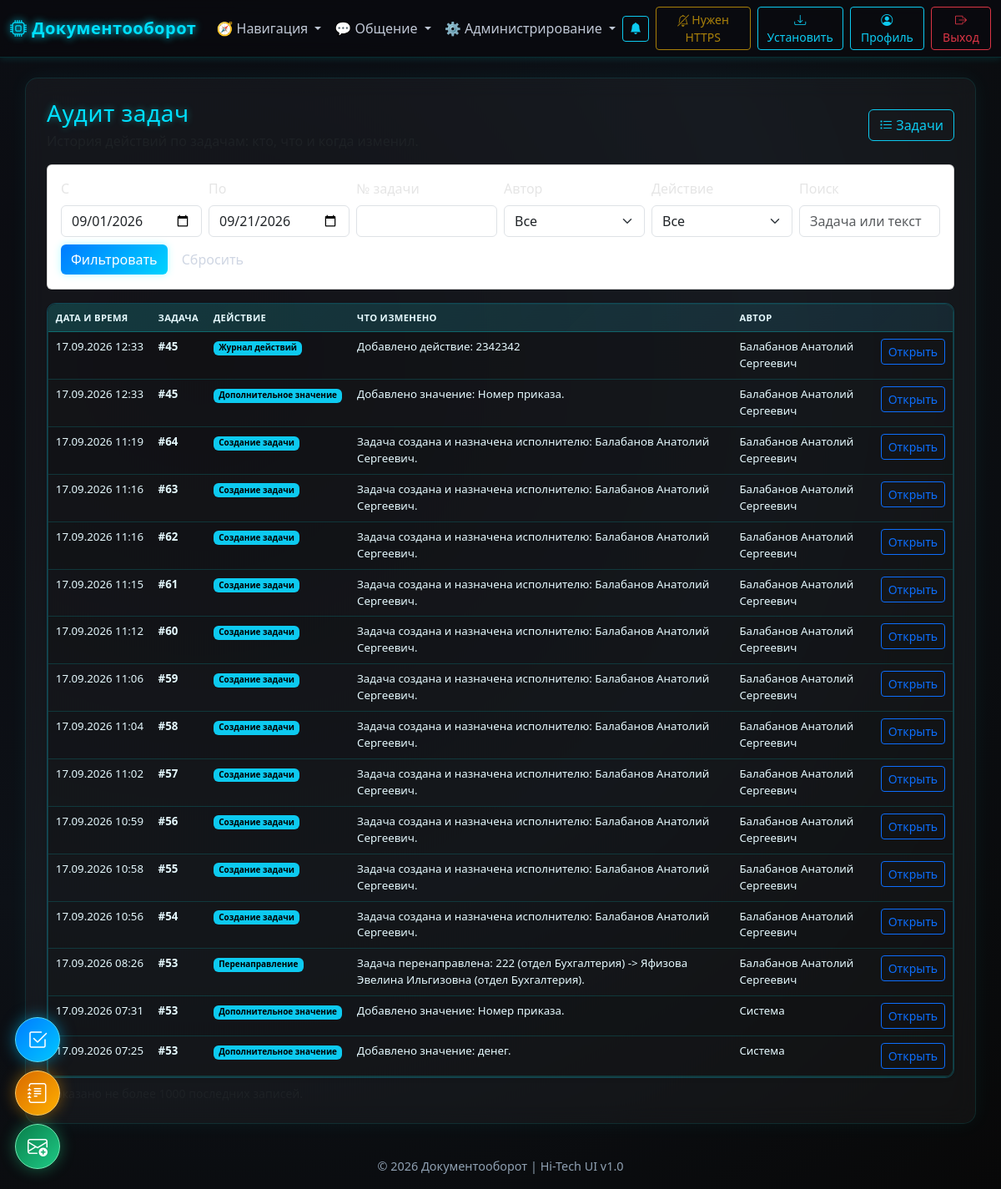
The page /activities/audit (signed in) on the database its author committed.
### models.py (models this page shows, shortened)
class ActivityHistory(db.Model):
    __tablename__ = "activity_history"
    id = db.Column(db.Integer, primary_key=True)
    activity_id = db.Column(db.Integer, db.ForeignKey("activities.id"), nullable=False, index=True)
    author_id = db.Column(db.Integer, db.ForeignKey("users.id"))
    action = db.Column(db.String(100), nullable=False)
    details = db.Column(db.Text, nullable=False)
    created_at = db.Column(db.DateTime, default=dt.datetime.utcnow, nullable=False)
    author = db.relationship("User", foreign_keys=[author_id])

class User(UserMixin, db.Model):
    __tablename__ = "users"
    id = db.Column(db.Integer, primary_key=True)
    full_name = db.Column(db.String(255), nullable=False)
    username = db.Column(db.String(120), unique=True, nullable=False)
    password_enc = db.Column(db.Text, nullable=False)
    role = db.Column(db.String(20), nullable=False, default="worker")
    department_id = db.Column(db.Integer, db.ForeignKey("departments.id"))
    is_approved = db.Column(db.Boolean, default=False, nullable=False)
    created_at = db.Column(db.DateTime, default=dt.datetime.utcnow)
    department = db.relationship("Department", backref="users")

### app.py (the view)
@app.get("/activities/audit")
@role_required("manager", "admin", "superadmin", "deputy")
def activities_audit():
    today = dt.date.today()
    default_from = today.replace(day=1)
    date_from_raw = (request.args.get("date_from") or default_from.isoformat()).strip()
    date_to_raw = (request.args.get("date_to") or today.isoformat()).strip()
    activity_id = (request.args.get("activity_id") or "").strip()
    author_id = (request.args.get("author_id") or "").strip()
    action = (request.args.get("action") or "").strip()
    search = (request.args.get("search") or "").strip()
    try:
        date_from = dt.datetime.strptime(date_from_raw, "%Y-%m-%d")
        date_to = dt.datetime.strptime(date_to_raw, "%Y-%m-%d") + dt.timedelta(days=1)
    except ValueError:
        date_from = dt.datetime.combine(default_from, dt.time.min)
        date_to = dt.datetime.combine(today + dt.timedelta(days=1), dt.time.min)
        date_from_raw, date_to_raw = default_from.isoformat(), today.isoformat()
    query = (
        ActivityHistory.query
        .join(Activity, Activity.id == ActivityHistory.activity_id)
        .outerjoin(User, User.id == ActivityHistory.author_id)
        .options(joinedload(ActivityHistory.author))
        .filter(ActivityHistory.created_at >= date_from, ActivityHistory.created_at < date_to)
    )
    if current_user.role == "manager":
        if current_user.department_id:
            query = query.filter(Activity.owner.has(User.department_id == current_user.department_id))
        else:
            query = query.filter(Activity.owner_id == current_user.id)
    if activity_id.isdigit():
        query = query.filter(ActivityHistory.activity_id == int(activity_id))
    if author_id.isdigit():
        query = query.filter(ActivityHistory.author_id == int(author_id))
    if action:
        query = query.filter(ActivityHistory.action == action)
    if search:
        query = query.filter(or_(Activity.title.ilike("%{}%".format(search)), ActivityHistory.details.ilike("%{}%".format(search))))
    rows = query.order_by(ActivityHistory.created_at.desc()).limit(1000).all()
    action_options = [row[0] for row in db.session.query(ActivityHistory.action).distinct().order_by(ActivityHistory.action).all()]
    users_query = User.query.filter_by(is_approved=True).order_by(User.full_name)
    if current_user.role == "manager" and current_user.department_id:
        users_query = users_query.filter(User.department_id == current_user.department_id)
    return render_template(
        "activities_audit.html", title="Аудит задач", rows=rows,
        date_from=date_from_raw, date_to=date_to_raw, activity_id=activity_id,
        author_id=author_id, action=action, search=search,
        action_options=action_options, users=users_query.all(),
    )

### app.py (called while the page is built, shortened)
@app.context_processor
def inject_template_helpers():
    deps = []
    try:
        deps = Department.query.order_by(Department.name).all()
    except Exception:
        deps = []
    return {
        "get_status_meta": get_activity_status_meta,
        "get_priority_meta": get_activity_priority_meta,
        "deps": deps,
    }

@login_manager.user_loader
def load_user(user_id):
    if str(user_id) == "-1":
        return SuperAdmin()
    return User.query.get(int(user_id))

def get_active_report_share(endpoint_name):
    report_key = REPORT_SHARE_ENDPOINTS.get(endpoint_name)
    token = (request.args.get("share") or "").strip()
    if not report_key or not token:
        return None

def role_required(*roles):
    def _decor(fn):
        @wraps(fn)
        def wrapper(*args, **kwargs):
            if get_active_report_share(fn.__name__):
                return fn(*args, **kwargs)
            if not current_user.is_authenticated:
                flash("Требуется вход в систему.", "warning")
                return redirect(url_for("login_page"))
            if current_user.role not in roles:
                abort(403)
            return fn(*args, **kwargs)
        return wrapper
    return _decor

@app.context_processor
def inject_now():
    from datetime import datetime
    return {'now': datetime.now}

@app.context_processor
def inject_template_helpers():
    return {
        "has_endpoint": lambda endpoint: endpoint in app.view_functions,
    }

### templates/activities_audit.html (shortened to what this page needs)
{% extends 'layout.html' %}
{% block content %}
<div class="d-flex justify-content-between align-items-center flex-wrap gap-2 mb-3">
  <div>
    <h3 class="mb-1">Аудит задач</h3>
    <div class="text-muted">История действий по задачам: кто, что и когда изменил.</div>
  </div>
  <a class="btn btn-outline-info" href="{{ url_for('activities_page') }}"><i class="bi bi-list-task"></i> Задачи</a>
</div>
<form method="get" class="card card-body mb-3">
  <div class="row g-2 align-items-end">
    <div class="col-sm-6 col-lg-2"><label class="form-label">С</label><input type="date" name="date_from" class="form-control" value="{{ date_from }}"></div>
    <div class="col-sm-6 col-lg-2"><label class="form-label">По</label><input type="date" name="date_to" class="form-control" value="{{ date_to }}"></div>
    <div class="col-sm-6 col-lg-2"><label class="form-label">№ задачи</label><input type="number" name="activity_id" class="form-control" value="{{ activity_id }}"></div>
    <div class="col-sm-6 col-lg-2"><label class="form-label">Автор</label><select name="author_id" class="form-select"><option value="">Все</option></select></div>
    <div class="col-sm-6 col-lg-2"><label class="form-label">Действие</label><select name="action" class="form-select"><option value="">Все</option></select></div>
    <div class="col-sm-6 col-lg-2"><label class="form-label">Поиск</label><input name="search" class="form-control" value="{{ search }}" placeholder="Задача или текст"></div>
    <div class="col-12"><button class="btn btn-primary">Фильтровать</button> <a class="btn btn-secondary" href="{{ url_for('activities_audit') }}">Сбросить</a></div>
  </div>
</form>
<div class="table-responsive audit-table shadow-sm">
  <table class="table table-striped align-middle mb-0">
    <thead class="table-dark"><tr><th>Дата и время</th><th>Задача</th><th>Действие</th><th>Что изменено</th><th>Автор</th><th></th></tr></thead>
    <tbody>
      {% for row in rows %}
      <tr>
        <td class="text-nowrap">{{ row.created_at.strftime('%d.%m.%Y %H:%M') }}</td>
        <td><strong>#{{ row.activity_id }}</strong></td>
        <td><span class="badge text-bg-info">{{ row.action }}</span></td>
        <td>{{ row.details }}</td>
        <td>{{ row.author.full_name if row.author else 'Система' }}</td>
        <td><a class="btn btn-sm btn-outline-primary" href="{{ url_for('activity_view', activity_id=row.activity_id) }}">Открыть</a></td>
      </tr>
      {% else %}
      <tr><td colspan="6" class="text-center text-muted py-4">За выбранный период действий нет.</td></tr>
      {% endfor %}
    </tbody>
  </table>
</div>
<div class="text-muted small mt-2">Показано не более 1000 последних записей.</div>
{% endblock %}

### templates/layout.html (style rules this page uses)
body { background: radial-gradient(circle at 20% 30%, #0a0a0f, #0d1117, #080808); color: #e5e5e5; font-family: "Segoe UI", "Roboto", sans-serif; min-height: 100vh; }
input, textarea, select, option { font-family: "Segoe UI", "Roboto", sans-serif !important; }
h3, h2, h1 { color: #00e0ff; text-shadow: 0 0 8px rgba(0, 255, 255, 0.4); letter-spacing: 0.5px; }
.btn-primary { background: linear-gradient(135deg, #007bff, #00d4ff); border: none; box-shadow: 0 0 10px rgba(0, 255, 255, 0.3); }
.btn-secondary { background: rgba(255, 255, 255, 0.1); color: #cfd6e3; border: 1px solid rgba(255, 255, 255, 0.2); }
table { color: #e5e5e5; }
thead { background: rgba(0, 255, 255, 0.08); color: #00e0ff; border-bottom: 2px solid rgba(0, 255, 255, 0.15); }
.table { color: #e6faff !important; background: rgba(255, 255, 255, 0.02) !important; border-collapse: separate !important; border-spacing: 0; border: 1px solid rgba(0, 255, 255, 0.15) !important; box-shadow: 0 0 20px rgba(0, 255, 255, 0.05); border-radius: 10px; overflow: hidden; }
.table thead { background: linear-gradient(135deg, rgba(0,255,255,0.15), rgba(0,180,255,0.08)) !important; color: #00e0ff !important; font-weight: 600; text-transform: uppercase; border-bottom: 2px solid rgba(0, 255, 255, 0.25) !important; }
.table tbody { background: rgba(0, 0, 0, 0.2) !important; }
.table td, .table th { color: #e6faff !important; background: transparent !important; }

### templates/activities_audit.html (style rules this page uses)
.audit-table { font-size: .83rem; border: 1px solid rgba(13, 202, 240, .28); border-radius: .65rem; overflow: hidden; }
.audit-table th { font-size: .7rem; letter-spacing: .03em; text-transform: uppercase; white-space: nowrap; }
.audit-table td, .audit-table th { padding: .5rem .55rem; vertical-align: top; }

### rows shown on the page
ActivityHistory: created_at "17.09.2026 12:33", activity_id "45", action "Журнал действий", details "Добавлено действие: 2342342", author "Балабанов Анатолий Сергеевич"
ActivityHistory: created_at "17.09.2026 12:33", activity_id "45", action "Дополнительное значение", details "Добавлено значение: Номер приказа.", author "Балабанов Анатолий Сергеевич"
ActivityHistory: created_at "17.09.2026 11:19", activity_id "64", action "Создание задачи", details "Задача создана и назначена исполнителю: Балабанов Анатолий Сергеевич.", author "Балабанов Анатолий Сергеевич"
ActivityHistory: created_at "17.09.2026 11:16", activity_id "63", action "Создание задачи", details "Задача создана и назначена исполнителю: Балабанов Анатолий Сергеевич.", author "Балабанов Анатолий Сергеевич"
ActivityHistory: created_at "17.09.2026 11:16", activity_id "62", action "Создание задачи", details "Задача создана и назначена исполнителю: Балабанов Анатолий Сергеевич.", author "Балабанов Анатолий Сергеевич"
ActivityHistory: created_at "17.09.2026 11:15", activity_id "61", action "Создание задачи", details "Задача создана и назначена исполнителю: Балабанов Анатолий Сергеевич.", author "Балабанов Анатолий Сергеевич"
ActivityHistory: created_at "17.09.2026 11:12", activity_id "60", action "Создание задачи", details "Задача создана и назначена исполнителю: Балабанов Анатолий Сергеевич.", author "Балабанов Анатолий Сергеевич"
ActivityHistory: created_at "17.09.2026 11:06", activity_id "59", action "Создание задачи", details "Задача создана и назначена исполнителю: Балабанов Анатолий Сергеевич.", author "Балабанов Анатолий Сергеевич"
ActivityHistory: created_at "17.09.2026 11:04", activity_id "58", action "Создание задачи", details "Задача создана и назначена исполнителю: Балабанов Анатолий Сергеевич.", author "Балабанов Анатолий Сергеевич"
ActivityHistory: created_at "17.09.2026 11:02", activity_id "57", action "Создание задачи", details "Задача создана и назначена исполнителю: Балабанов Анатолий Сергеевич.", author "Балабанов Анатолий Сергеевич"
ActivityHistory: created_at "17.09.2026 10:59", activity_id "56", action "Создание задачи", details "Задача создана и назначена исполнителю: Балабанов Анатолий Сергеевич.", author "Балабанов Анатолий Сергеевич"
ActivityHistory: created_at "17.09.2026 10:58", activity_id "55", action "Создание задачи", details "Задача создана и назначена исполнителю: Балабанов Анатолий Сергеевич.", author "Балабанов Анатолий Сергеевич"
ActivityHistory: created_at "17.09.2026 10:56", activity_id "54", action "Создание задачи", details "Задача создана и назначена исполнителю: Балабанов Анатолий Сергеевич.", author "Балабанов Анатолий Сергеевич"
ActivityHistory: created_at "17.09.2026 08:26", activity_id "53", action "Перенаправление", details "Задача перенаправлена: 222 (отдел Бухгалтерия) -> Яфизова Эвелина Ильгизовна (отдел Бухгалтерия).", author "Балабанов Анатолий Сергеевич"
ActivityHistory: created_at "17.09.2026 07:31", activity_id "53", action "Дополнительное значение", details "Добавлено значение: Номер приказа.", author "Система"
ActivityHistory: created_at "17.09.2026 07:25", activity_id "53", action "Дополнительное значение", details "Добавлено значение: денег.", author "Система"
